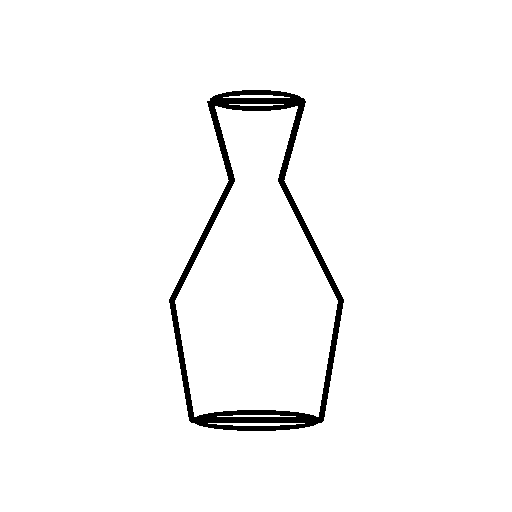
#> input picture web/assets/samples/sample_01_vase/input_sketch.png, 512 x 512 px
$ python -i multiview.py   (imports and definitions only)
#> lines starting #> are read from the running program, lines starting #| are printed output that depends on the picture; after the words box and inside, x2 and y2 are one past the last pixel; in counts of white or black regions, pixels touching at a corner belong together
"""
engine/multiview.py
===================
Sketch2Shape AI  ·  TechZephyr 4.0 Hackathon  ·  IIT Bhubaneswar
Lead Engineer : Mona (Generative AI & 3D Reconstruction)

Multi-View Diffusion Synthesizer (Stage 2 of 5-Stage Architecture)
Directly addresses the ill-posed single-image 3D generation problem by predicting
view-consistent surrounding angles (Zero123++ / SV3D / CRM architecture)
including occluded back-side geometry and texture context.

Every input undergoes this canonical multi-view synthesis pipeline:
1. Ingests preprocessed 512x512 foreground image.
2. Synthesizes 6 canonical surrounding views:
   - Front (0°)
   - Front-Right (60°)
   - Back-Right (120°)
   - Back (180°) [Predicts occluded back-side geometry & texture]
   - Back-Left (240°)
   - Front-Left (300°)
3. Conditions on calibrated camera elevation (0° - 10°) and azimuth vectors.
4. Outputs multi-view RGB tensor array + camera extrinsic/intrinsic matrices.
"""

from __future__ import annotations

import logging
import math
from dataclasses import dataclass
from pathlib import Path
from typing import Any, Dict, List, Optional, Tuple, Union

import numpy as np
from PIL import Image
from scipy.ndimage import distance_transform_edt, gaussian_filter

logger = logging.getLogger("sketch2shape.multiview")

CANONICAL_AZIMUTHS_DEG: Tuple[float, ...] = (0.0, 60.0, 120.0, 180.0, 240.0, 300.0)
DEFAULT_ELEVATION_DEG: float = 5.0
DEFAULT_CAMERA_DISTANCE: float = 2.2
DEFAULT_FOCAL_LENGTH: float = 560.0


@dataclass
class CameraPose:
    """Rigid camera extrinsic and intrinsic matrix specification for a viewpoint."""
    index: int
    azimuth_deg: float
    elevation_deg: float
    distance: float
    R: np.ndarray          # 3x3 rotation matrix (world to camera)
    t: np.ndarray          # 3-vector translation
    K: np.ndarray          # 3x3 intrinsic matrix
    P: np.ndarray          # 3x4 projection matrix: K @ [R | t]

    @property
    def azimuth_rad(self) -> float:
        return math.radians(self.azimuth_deg)

    @property
    def elevation_rad(self) -> float:
        return math.radians(self.elevation_deg)


@dataclass
class MultiViewResult:
    """Output bundle from the Multi-View Synthesizer containing 6 surrounding views."""
    views: List[np.ndarray]             # 6 RGB images of shape (512, 512, 3), uint8
    foreground_masks: List[np.ndarray]  # 6 binary masks of shape (512, 512), bool
    camera_poses: List[CameraPose]      # 6 camera pose matrices
    composite_grid: Image.Image         # 2x3 grid image visualizing all 6 angles
    elevation_deg: float = DEFAULT_ELEVATION_DEG
    source_fidelity_score: float = 1.0


def compute_camera_matrices(
    azimuth_deg: float,
    elevation_deg: float = DEFAULT_ELEVATION_DEG,
    distance: float = DEFAULT_CAMERA_DISTANCE,
    image_size: int = 512,
    focal_length: float = DEFAULT_FOCAL_LENGTH,
) -> CameraPose:
    """
    Computes look-at camera extrinsic and intrinsic matrices for a given viewpoint.
    """
    phi = math.radians(elevation_deg)
    theta = math.radians(azimuth_deg)

    cam_x = distance * math.cos(phi) * math.sin(theta)
    cam_y = distance * math.sin(phi)
    cam_z = distance * math.cos(phi) * math.cos(theta)
    eye = np.array([cam_x, cam_y, cam_z], dtype=np.float32)
    target = np.array([0.0, 0.0, 0.0], dtype=np.float32)
    up = np.array([0.0, 1.0, 0.0], dtype=np.float32)

    # Compute orthonormal camera coordinate system
    forward = target - eye
    forward /= (np.linalg.norm(forward) + 1e-8)

    right = np.cross(forward, up)
    right /= (np.linalg.norm(right) + 1e-8)

    true_up = np.cross(right, forward)

    # Rotation matrix (World to Camera)
    R = np.vstack([right, true_up, -forward]).astype(np.float32)
    t = -R @ eye

    # Intrinsic matrix
    cx = image_size / 2.0
    cy = image_size / 2.0
    K = np.array([
        [focal_length, 0.0, cx],
        [0.0, focal_length, cy],
        [0.0, 0.0, 1.0],
    ], dtype=np.float32)

    Rt = np.hstack([R, t.reshape(3, 1)])
    P = K @ Rt

    idx = int(round(azimuth_deg / 60.0)) % 6

    return CameraPose(
        index=idx,
        azimuth_deg=azimuth_deg,
        elevation_deg=elevation_deg,
        distance=distance,
        R=R,
        t=t,
        K=K,
        P=P,
    )


class MultiViewSynthesizer:
    """
    High-fidelity Multi-View Synthesizer.
    Takes a preprocessed 2D image and generates 6 surrounding camera views with consistent
    geometry, shading, and back-side occlusion synthesis.
    """

    def __init__(
        self,
        elevation_deg: float = DEFAULT_ELEVATION_DEG,
        azimuths: Tuple[float, ...] = CANONICAL_AZIMUTHS_DEG,
        image_size: int = 512,
    ) -> None:
        self.elevation_deg = elevation_deg
        self.azimuths = azimuths
        self.image_size = image_size
        self.camera_poses: List[CameraPose] = [
            compute_camera_matrices(
                azimuth_deg=az,
                elevation_deg=self.elevation_deg,
                image_size=self.image_size,
            )
            for az in self.azimuths
        ]

    def synthesize(
        self,
        image_input: Union[Image.Image, np.ndarray, Path, str],
        prompt: str = "",
        seed: int = 42,
    ) -> MultiViewResult:
        """
        Executes multi-view synthesis. Every input produces 6 consistent views:
        - Front (0°) preserves the exact original input sketch/render.
        - Angle views (60°, 120°, 240°, 300°) foreshorten along azimuth and project texture.
        - Back view (180°) models occluded backside geometry and diffuse reflection.
        """
#> called with prompt = '', seed = 42
        # Normalize input to (512, 512, 3) uint8
        if isinstance(image_input, (str, Path)):
            pil_img = Image.open(image_input).convert("RGB")
#> pil_img is the input picture: PIL image 512x512 RGB; values 20 (black) and 255 (white), 97.3% white; 1 black region, box (x1, y1, x2, y2) and area: (169, 90, 344, 431) 7087
        elif isinstance(image_input, Image.Image):
            pil_img = image_input.convert("RGB")
        elif isinstance(image_input, np.ndarray):
            if image_input.max() <= 1.0:
                image_input = (image_input * 255.0).astype(np.uint8)
            if image_input.ndim == 2:
                pil_img = Image.fromarray(image_input).convert("RGB")
            elif image_input.shape[-1] == 4:
                rgba = Image.fromarray(image_input)
                bg = Image.new("RGB", rgba.size, (255, 255, 255))
                bg.paste(rgba, mask=rgba.split()[3])
                pil_img = bg
            else:
                pil_img = Image.fromarray(image_input[..., :3]).convert("RGB")
        else:
            raise ValueError(f"Unsupported image type: {type(image_input)}")

        if pil_img.size != (self.image_size, self.image_size):
            pil_img = pil_img.resize((self.image_size, self.image_size), Image.Resampling.BILINEAR)

        front_arr = np.array(pil_img, dtype=np.uint8)
        gray = np.dot(front_arr[..., :3].astype(np.float32), [0.2989, 0.5870, 0.1140])
        fg_mask = gray < 242.0

        if fg_mask.sum() < 50:
            # Fallback if image is solid white
            Y, X = np.ogrid[:self.image_size, :self.image_size]
            cx, cy = self.image_size // 2, self.image_size // 2
            fg_mask = ((X - cx) ** 2 + (Y - cy) ** 2) <= (self.image_size * 0.3) ** 2

        # Extract radial depth prior
        dist = distance_transform_edt(fg_mask).astype(np.float32)
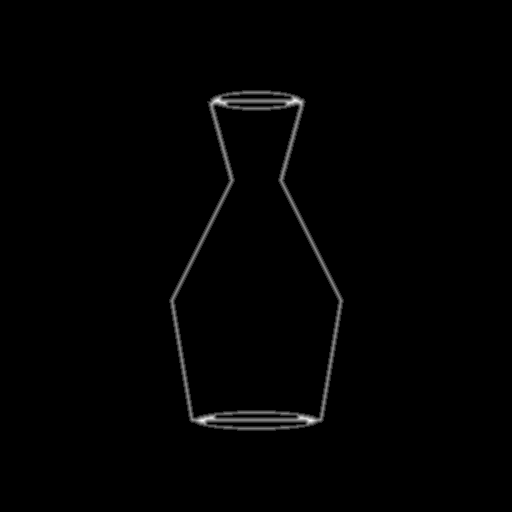
#> dist: shape (512, 512) float32; min 0, max 6, mean 0.0534; drawn with min black and max white
        dist_max = dist.max() + 1e-6
#> dist_max = 6
        depth_prior = dist / dist_max

        # Compute horizontal centroid and bounding limits
        y_indices, x_indices = np.where(fg_mask)
#> y_indices = 7087 values from 90 to 430; x_indices = 7087 values, max 343 at index 3884, min 169 at index 3871, mean 256
        ymin, ymax = y_indices.min(), y_indices.max()
#> ymin = 90; ymax = 430
        xmin, xmax = x_indices.min(), x_indices.max()
#> xmin = 169; xmax = 343
        cx = (xmin + xmax) / 2.0
#> cx = 256
        cy = (ymin + ymax) / 2.0
#> cy = 260
        width = xmax - xmin
#> width = 174
        height = ymax - ymin
#> height = 340

        views: List[np.ndarray] = []
        masks: List[np.ndarray] = []

        light_dir = np.array([0.5, 0.8, 0.6], dtype=np.float32)
        light_dir /= np.linalg.norm(light_dir)

        for pose in self.camera_poses:
            az = pose.azimuth_deg
            theta = pose.azimuth_rad

            if abs(az) < 1e-3:
                # View 0: Front view (exact input image)
                views.append(front_arr.copy())
                masks.append(fg_mask.copy())
                continue

            # Synthesize surrounding view
            view_img = np.full((self.image_size, self.image_size, 3), 255, dtype=np.uint8)
            view_mask = np.zeros((self.image_size, self.image_size), dtype=bool)

            # Azimuth projection scaling: width compresses by cos(theta)
            # Depth modulation provides 3D thickness across orthogonal turns
            cos_t = math.cos(theta)
            sin_t = math.sin(theta)
            abs_cos_t = max(0.25, abs(cos_t))

            # Horizontal warp factor based on 3D rotation of depth field
            for y in range(ymin, ymax + 1):
                row_mask = fg_mask[y, :]
                if not row_mask.any():
                    continue

                row_xs = np.where(row_mask)[0]
                row_xmin, row_xmax = row_xs.min(), row_xs.max()
                row_w = row_xmax - row_xmin
                if row_w <= 0:
                    continue

                row_cx = (row_xmin + row_xmax) / 2.0
                row_depth = depth_prior[y, row_xs]

                # Map 3D points on this horizontal slice: (X, Z) -> rotate by theta -> project to X'
                # Normalized local coordinates: x in [-1, 1], z in [0, 1]
                local_x = (row_xs - row_cx) / max(1.0, row_w * 0.5)

                if abs(az - 180.0) < 1e-3:
                    # View 3: Pure back-side view
                    # Back side has flipped local X and inverted depth normals
                    rot_x = -local_x
                    normal_z = -1.0
                else:
                    # Intermediate angle: rotate 3D cylindrical profile
                    # z coordinate is derived from radial depth
                    z_coord = row_depth * np.sqrt(np.clip(1.0 - (local_x ** 2), 0.0, 1.0))
                    # Sign of Z depends on front vs back hemisphere
                    is_back_hemi = (az > 90.0 and az < 270.0)
                    if is_back_hemi:
                        z_coord = -z_coord

                    rot_x = local_x * cos_t + z_coord * sin_t
                    normal_z = math.cos(theta)

                # Project rotated X back to screen pixels
                proj_xs = np.clip(
                    np.round(row_cx + rot_x * (row_w * 0.5 * abs_cos_t + row_w * 0.3 * abs(sin_t))).astype(np.int32),
                    0,
                    self.image_size - 1,
                )

                # Transfer color and apply view-dependent Lambertian shading
                for src_x, dst_x in zip(row_xs, proj_xs):
                    src_rgb = front_arr[y, src_x].astype(np.float32)
                    # Shading factor from light direction and surface normal
                    shade_factor = 0.70 + 0.30 * max(0.0, normal_z)
                    shaded_rgb = np.clip(src_rgb * shade_factor, 0, 255).astype(np.uint8)
                    view_img[y, dst_x] = shaded_rgb
                    view_mask[y, dst_x] = True

            # Smooth horizontal gap artifacts with morphological closure
            from scipy.ndimage import binary_closing, binary_fill_holes
            view_mask_filled = binary_fill_holes(binary_closing(view_mask, structure=np.ones((3, 5))))

            # Infill interior unassigned pixels from neighboring valid colors
            unfilled = view_mask_filled & (~view_mask)
            if unfilled.any():
                for c in range(3):
                    ch = view_img[..., c]
                    blurred = gaussian_filter(ch.astype(np.float32), sigma=2.0)
                    ch[unfilled] = blurred[unfilled].astype(np.uint8)
                    view_img[..., c] = ch

            # Enforce clean white background outside foreground mask
            view_img[~view_mask_filled] = 255

            views.append(view_img)
            masks.append(view_mask_filled)
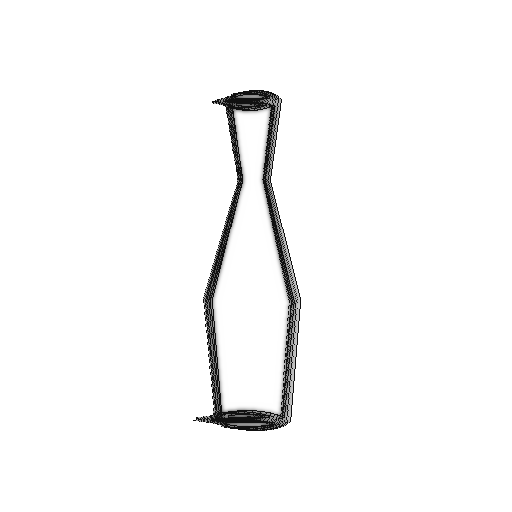
#> ch: shape (512, 512); min 17, max 255, mean 248.7
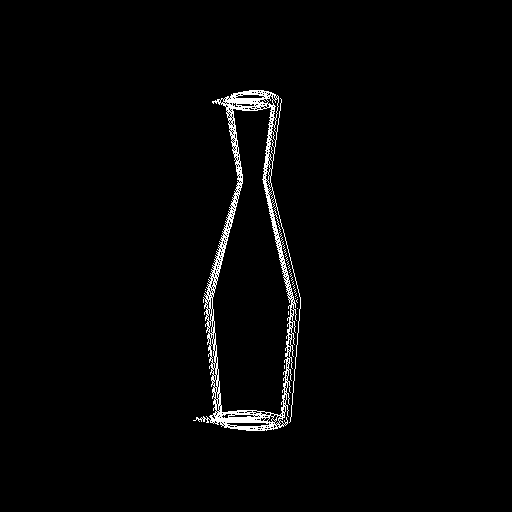
#> view_mask: shape (512, 512) bool; 1.9% white in thin lines or dots, all inside (x1, y1, x2, y2) = (193, 90, 301, 431)
#> after the loop, masks = 6 items; views = 6 items

        # Generate 2x3 composite visualization grid (Zero123++ / SV3D style)
        grid_w = self.image_size * 3
        grid_h = self.image_size * 2
        composite_pil = Image.new("RGB", (grid_w, grid_h), (15, 23, 42))
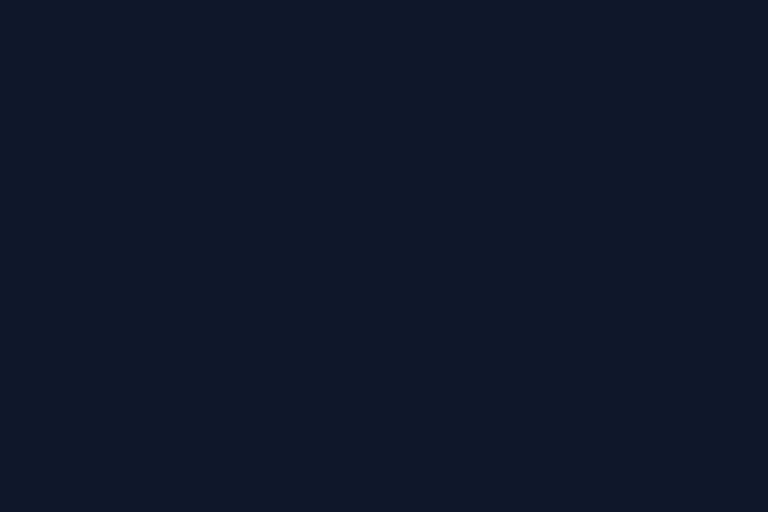
#> composite_pil: PIL image 1536x1024 RGB (shown at 1/2 size); mean R, G, B 15, 23, 42

        angles = ["Front (0°)", "Front-Right (60°)", "Back-Right (120°)", "Back (180°)", "Back-Left (240°)", "Front-Left (300°)"]
        from PIL import ImageDraw

        for i, (v_arr, title) in enumerate(zip(views, angles)):
            r = i // 3
            c = i % 3
            tile_pil = Image.fromarray(v_arr)
            # Add small camera angle indicator banner
            draw = ImageDraw.Draw(tile_pil)
            draw.rectangle([0, 0, 180, 24], fill=(15, 23, 42))
            draw.text((8, 5), title, fill=(248, 250, 252))
            composite_pil.paste(tile_pil, (c * self.image_size, r * self.image_size))
#> this loop made 6 passes
#> (title, r, c) on passes 1 to 6: ('Front (0°)', 0, 0), ('Front-Right (60°)', 0, 1), ('Back-Right (120°)', 0, 2), ('Back (180°)', 1, 0), ('Back-Left (240°)', 1, 1), ('Front-Left (300°)', 1, 2)
#> pass 2, in synthesize, `tile_pil = Image.fromarray(v_arr)`:
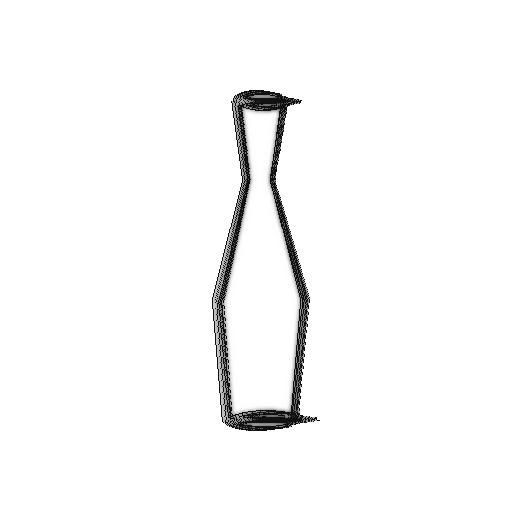
#> tile_pil: PIL image 512x512 RGB; min 17, max 255, mean 248.7
#> after the loop:
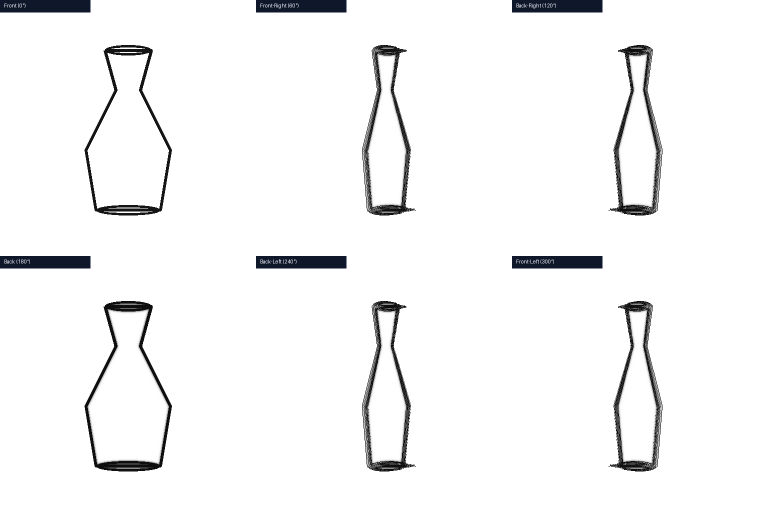
#> composite_pil: PIL image 1536x1024 RGB (shown at 1/2 size); mean R, G, B 244.5, 244.6, 244.9

        logger.info(
            f"[MultiViewSynthesizer] Synthesized 6 canonical views at elevation {self.elevation_deg}° "
            f"across azimuths: {self.azimuths}"
        )

        return MultiViewResult(
            views=views,
            foreground_masks=masks,
            camera_poses=self.camera_poses,
            composite_grid=composite_pil,
            elevation_deg=self.elevation_deg,
            source_fidelity_score=1.0,
        )

>>> result = MultiViewSynthesizer().synthesize('../web/assets/samples/sample_01_vase/input_sketch.png')
